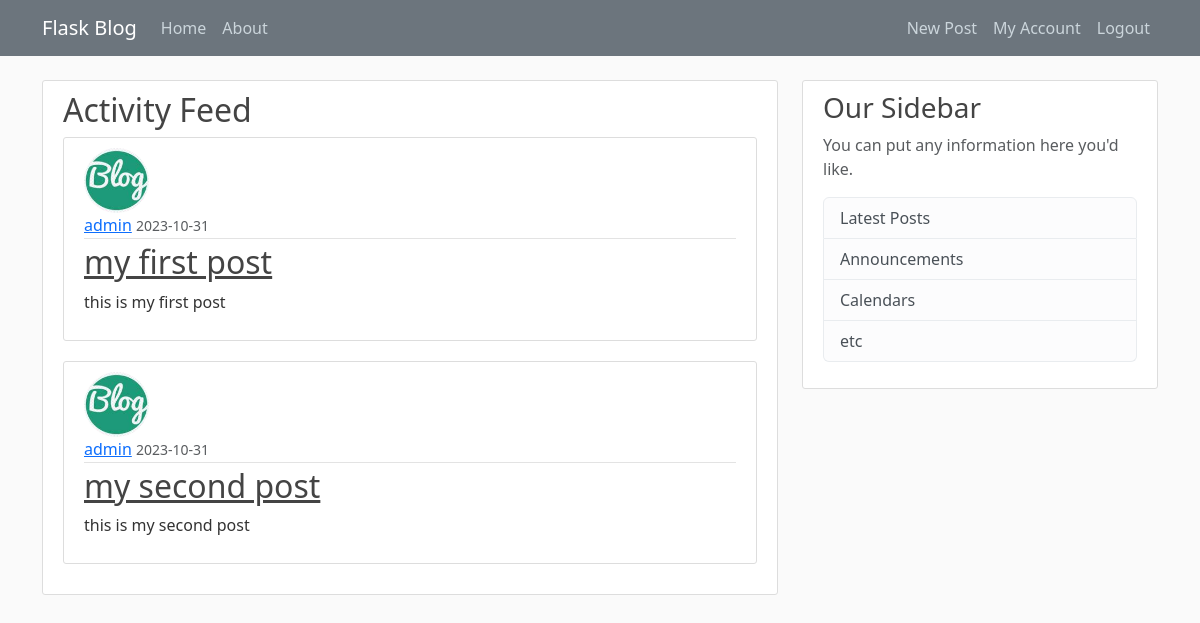
Page /activity-feed (signed in) on the earlier database version.
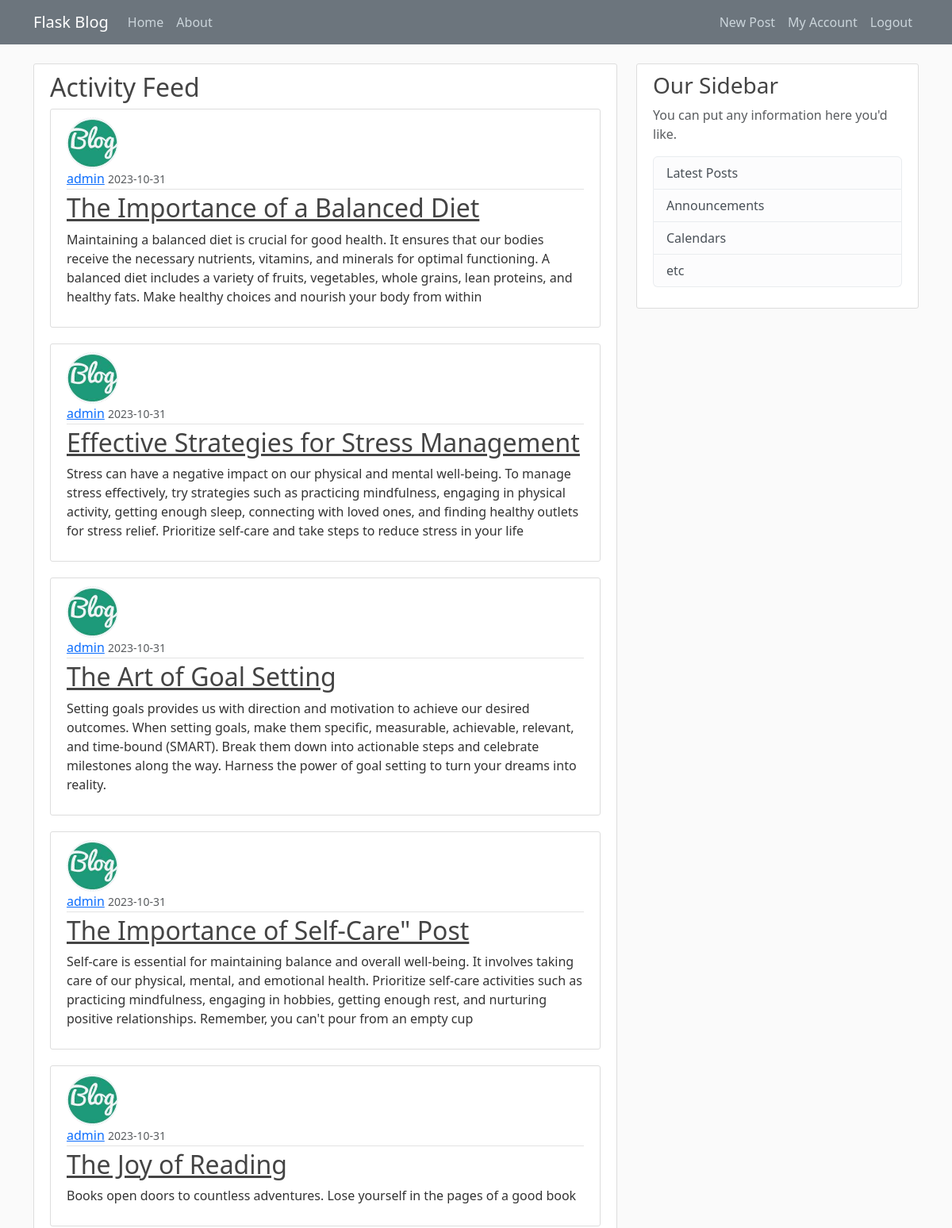
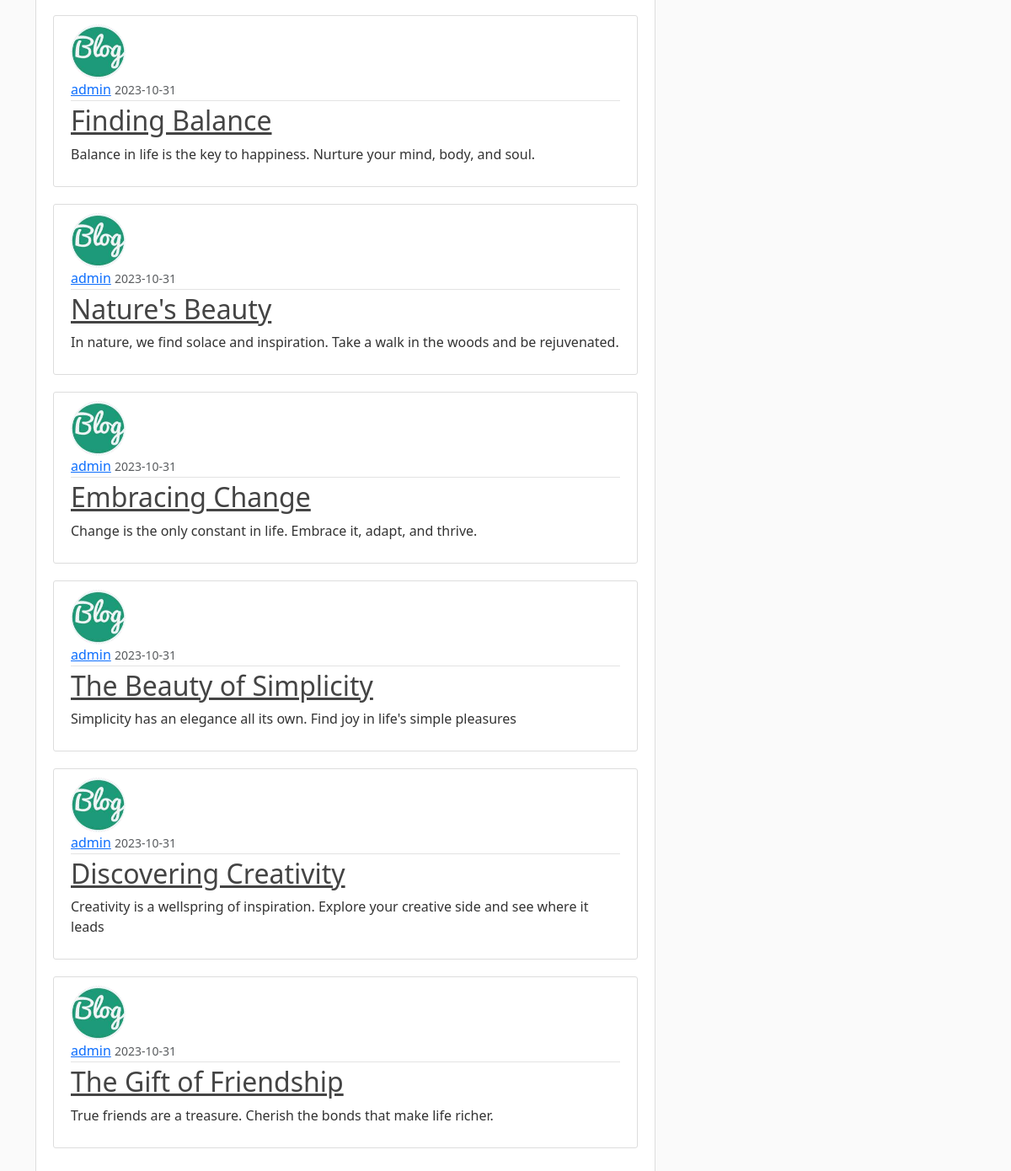
Same page on the later database version (2 pictures, top to bottom).
### flaskblog/models.py (models this page shows, shortened)
class Post(db.Model):
    id = db.Column(db.Integer, primary_key=True)
    title = db.Column(db.String(100), nullable=False)
    date_posted = db.Column(db.DateTime, nullable=False, default=datetime.utcnow)
    content = db.Column(db.Text, nullable=False)
    user_id = db.Column(db.Integer, db.ForeignKey('user.id'), nullable=False)

class User(db.Model, UserMixin):
    id = db.Column(db.Integer, primary_key=True)
    username = db.Column(db.String(20), unique=True, nullable=False)
    email = db.Column(db.String(120), unique=True, nullable=False)
    image_file = db.Column(db.String(20), nullable=False, default='default.jpeg')
    password = db.Column(db.String(60), nullable=False)
    post = db.relationship('Post', backref='author', lazy=True)

### flaskblog/routes.py (the view)
@app.route("/activity-feed")
def activity_feed():
    posts = Post.query.filter_by(author=current_user).all()
    return render_template("activity_feed.html", posts=posts)

### flaskblog/models.py (called while the page is built)
@login_manager.user_loader
def load_user(user_id):
    return User.query.get(int(user_id))

### flaskblog/templates/activity_feed.html
{% extends "layout.html" %}
{% block content %}
<div class="content-section">
    <h2>Activity Feed</h2>
    {% for post in posts %}
    <article class="media content-section">
        <img class="rounded-circle article-img" src="{{ url_for('static', filename='profile_pics/' + post.author.image_file) }}">
        <div class="media-body">
            <div class="article-metadata">
                <a class="mr-2" href="#">{{ post.author.username }}</a>
                <small class="text-muted">{{ post.date_posted.strftime('%Y-%m-%d') }}</small>
            </div>
            <h2><a class="article-title" href="{{ url_for('post', post_id=post.id)}}">{{ post.title }}</a></h2>
            <p class="article-content">{{ post.content }}</p>
        </div>
    </article>
    {% endfor %}
</div>
{% endblock content %}

Differences in the rows shown:
removed Post: image_file (picture), author.username "admin", date_posted "2023-10-31", title "my first post", content "this is my first post"
removed Post: image_file (picture), author.username "admin", date_posted "2023-10-31", title "my second post", content "this is my second post"
added Post: image_file (picture), author.username "admin", date_posted "2023-10-31", title "The Importance of a Balanced Diet", content "Maintaining a balanced diet is crucial for good health. It ensures that our bodies receive the necessary nutrients, vitamins, and minerals for optimal functioning. A balanced diet includes a variety of fruits, vegetables, whole grains, lean proteins, and healthy fats. Make healthy choices and nourish your body from within"
added Post: image_file (picture), author.username "admin", date_posted "2023-10-31", title "Effective Strategies for Stress Management", content "Stress can have a negative impact on our physical and mental well-being. To manage stress effectively, try strategies such as practicing mindfulness, engaging in physical activity, getting enough sleep, connecting with loved ones, and finding healthy outlets for stress relief. Prioritize self-care and take steps to reduce stress in your life"
added Post: image_file (picture), author.username "admin", date_posted "2023-10-31", title "The Art of Goal Setting", content "Setting goals provides us with direction and motivation to achieve our desired outcomes. When setting goals, make them specific, measurable, achievable, relevant, and time-bound (SMART). Break them down into actionable steps and celebrate milestones along the way. Harness the power of goal setting to turn your dreams into reality."
added Post: image_file (picture), author.username "admin", date_posted "2023-10-31", title "The Importance of Self-Care\" Post", content "Self-care is essential for maintaining balance and overall well-being. It involves taking care of our physical, mental, and emotional health. Prioritize self-care activities such as practicing mindfulness, engaging in hobbies, getting enough rest, and nurturing positive relationships. Remember, you can't pour from an empty cup"
added Post: image_file (picture), author.username "admin", date_posted "2023-10-31", title "The Joy of Reading", content "Books open doors to countless adventures. Lose yourself in the pages of a good book"
added Post: image_file (picture), author.username "admin", date_posted "2023-10-31", title "Finding Balance", content "Balance in life is the key to happiness. Nurture your mind, body, and soul."
added Post: image_file (picture), author.username "admin", date_posted "2023-10-31", title "Nature's Beauty", content "In nature, we find solace and inspiration. Take a walk in the woods and be rejuvenated."
added Post: image_file (picture), author.username "admin", date_posted "2023-10-31", title "Embracing Change", content "Change is the only constant in life. Embrace it, adapt, and thrive."
added Post: image_file (picture), author.username "admin", date_posted "2023-10-31", title "The Beauty of Simplicity", content "Simplicity has an elegance all its own. Find joy in life's simple pleasures"
added Post: image_file (picture), author.username "admin", date_posted "2023-10-31", title "Discovering Creativity", content "Creativity is a wellspring of inspiration. Explore your creative side and see where it leads"
added Post: image_file (picture), author.username "admin", date_posted "2023-10-31", title "The Gift of Friendship", content "True friends are a treasure. Cherish the bonds that make life richer."
